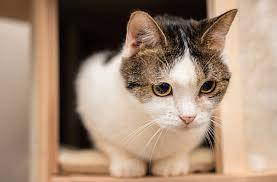
#> input picture Matplotlib显示图像_opencv-matplotlib-image-display/Matplotlib显示多张图片_matplotlib-show-multiple-image/src/cat.jpg, 277 x 182 px
$ python show-mutlple-image.py
#> lines starting #> are read from the running program, lines starting #| are printed output that depends on the picture
import cv2
from matplotlib import pyplot as plt
img = cv2.imread('cat.jpg')
#> img is the input picture: shape (182, 277, 3); mean B, G, R 117.9, 138.1, 163.3

b, g, r = cv2.split(img)
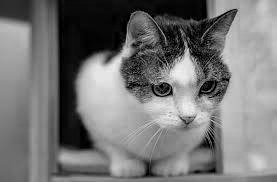
#> b: shape (182, 277); min 0, max 246, mean 117.9
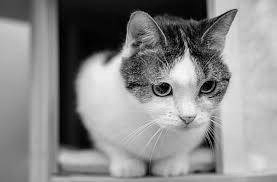
#> g: shape (182, 277); min 0, max 253, mean 138.1
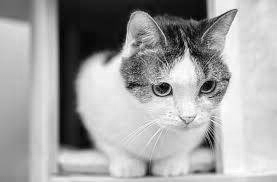
#> r: shape (182, 277); min 0, max 255, mean 163.3


plt.subplot(2, 2, 1)
plt.title('origin')
plt.imshow(img[:,:,::-1])

plt.subplot(2, 2, 2)
plt.title('blue channel')
plt.imshow(b, cmap='Blues')

plt.subplot(2, 2, 3)
plt.title('green channel')
plt.imshow(g, cmap='Greens')

plt.subplot(2, 2, 4)
plt.title('red channel')
plt.imshow(r, cmap='Reds')


plt.show()
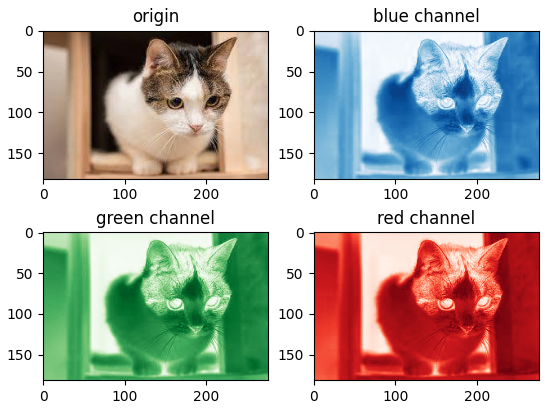
#> figure drawn by matplotlib, 4 panels
